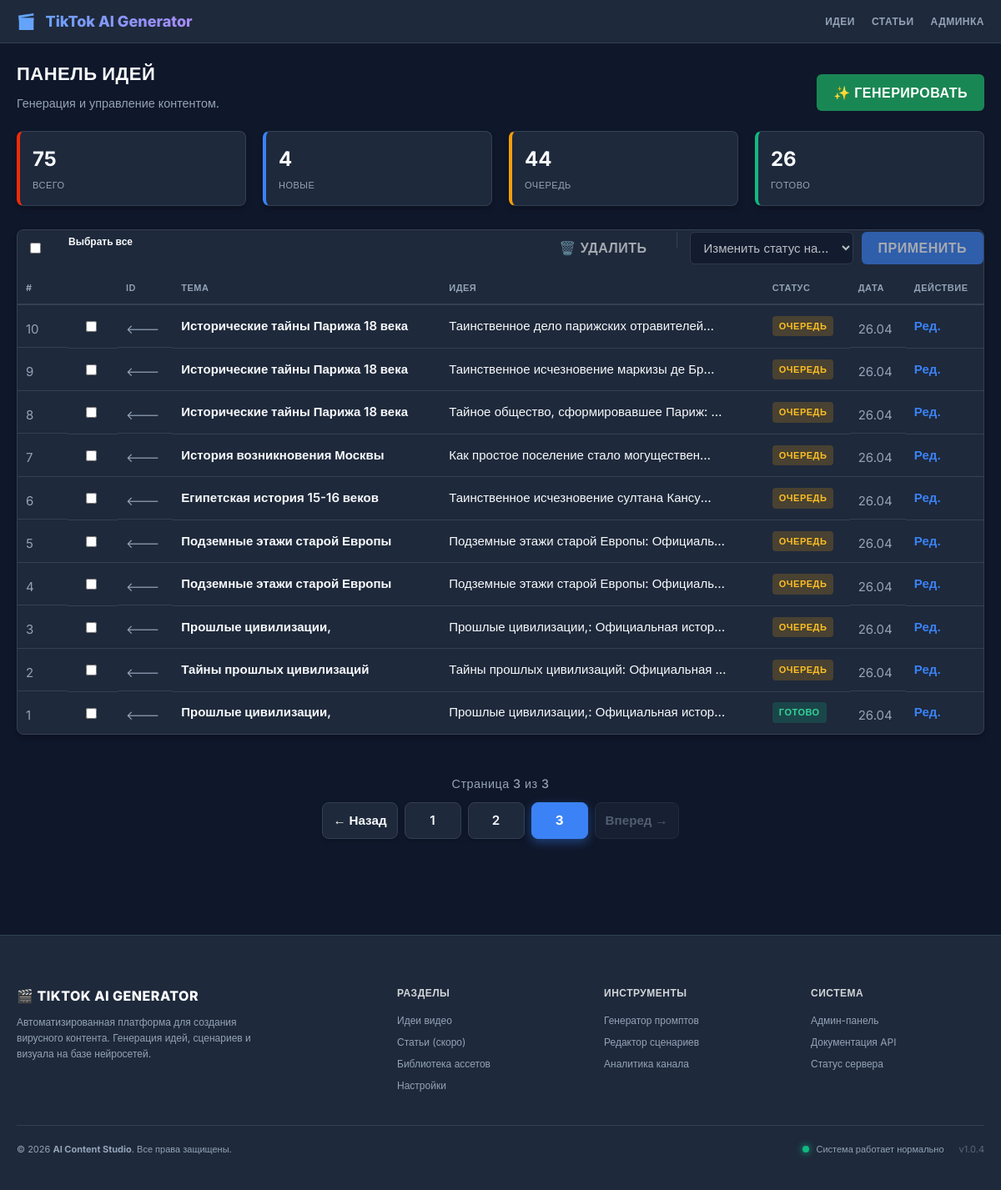
Page /topics/?page=3 on the earlier database version.
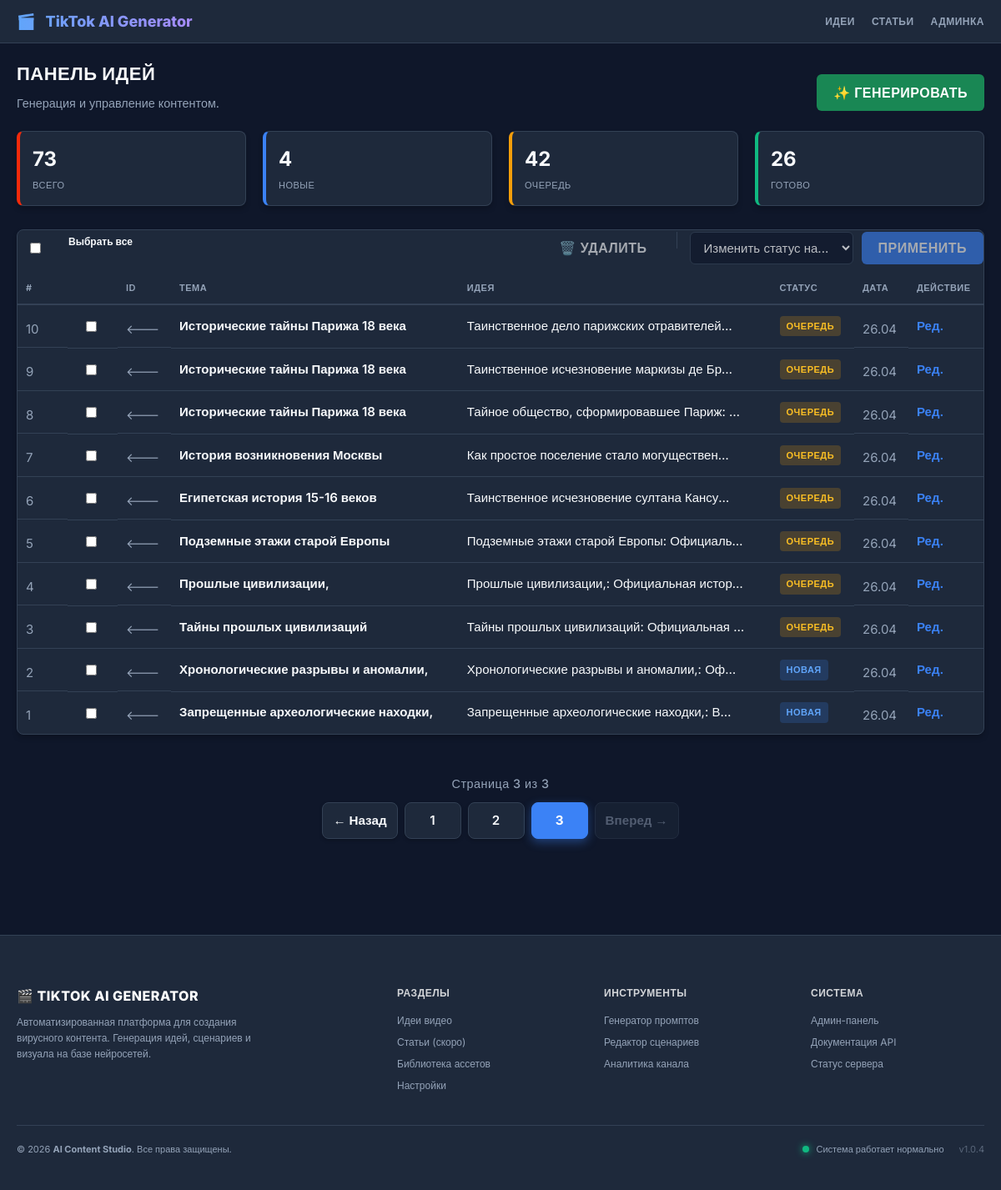
Same page on the later database version.
### topics/models.py (models this page shows, shortened)
class VideoProject(models.Model):
    STATUS_CHOICES = [
        ('pending', 'В очереди'),
        ('processing', 'Генерируется'),
        ('completed', 'Готово'),
        ('failed', 'Ошибка'),
    ]
    topic = models.CharField("Тема видео", max_length=255)
    angle = models.TextField(
        "Ракурс / Парадокс", help_text="Основная идея или технологический парадокс")
    notes = models.TextField(
        "Заметки / Факты", help_text="Детальные факты, даты, имена, вопросы для исследования")
    status = models.CharField("Статус", max_length=20,
                              choices=STATUS_CHOICES, default='pending')
    output_file = models.FileField(
        "Готовое видео", upload_to='videos/', null=True, blank=True)
    idea_style = models.CharField(
        "Код промпта", max_length=100, null=True, blank=True)
    created_at = models.DateTimeField("Дата создания", auto_now_add=True)
    updated_at = models.DateTimeField("Дата обновления", auto_now=True)
    class Meta:
        verbose_name = "Идея"
        verbose_name_plural = "Идеи"
        ordering = ['-created_at']

### topics/views.py (the view, shortened to what this page needs)
# urls.py: path('', views.article_dashboard, name='dashboard'),
def dashboard(request):
    stats = {
        'total': VideoProject.objects.count(),
        'new': VideoProject.objects.filter(status='new').count(),
        'pending': VideoProject.objects.filter(status='pending').count(),
        'done': VideoProject.objects.filter(status='completed').count(),
    }
    ideas = VideoProject.objects.all().order_by('-created_at')[:50]
    page_number = request.GET.get('page', 1)
    paginator = Paginator(ideas, 20)
    try:
        ideas_page = paginator.page(page_number)
    except PageNotAnInteger:
        ideas_page = paginator.page(1)
    except EmptyPage:
        ideas_page = paginator.page(paginator.num_pages)
    total_count = ideas.count()  # Общее количество идей
    per_page = 20                # Количество на странице
    start_num = total_count - ((ideas_page.number - 1) * per_page)
    count_on_page = len(ideas_page.object_list)
    end_num = start_num - count_on_page + 1
    if total_count == 0:
        start_num = 0
        end_num = 0
    row_numbers = range(start_num, end_num - 1, -1)
    ideas_with_numbers = zip(ideas_page.object_list, row_numbers)
    context = {
        'stats': stats,
        'ideas_with_numbers': ideas_with_numbers,
        'page_obj': ideas_page,
        'total_count': total_count,
        'start_num': start_num,
        'end_num': end_num,
    }
    return render(request, 'topics/dashboard.html', context)

### templates/topics/dashboard.html (shortened to what this page needs)
{% extends 'base.html' %}
{% block content %}
<div class="flex flex-between mb-2">
    <div>
        <h1>Панель идей</h1>
        <p class="text-muted">Генерация и управление контентом.</p>
    </div>
    <a href="{% url 'topics:generate' %}" class="btn btn-success">✨ Генерировать</a>
</div>
<div class="flex mb-2">
    <div class="card stat-card red">
        <span class="stat-value">{{ stats.total }}</span>
        <span class="stat-label">Всего</span>
    </div>
    <div class="card stat-card blue">
        <span class="stat-value">{{ stats.new }}</span>
        <span class="stat-label">Новые</span>
    </div>
    <div class="card stat-card orange">
        <span class="stat-value">{{ stats.pending }}</span>
        <span class="stat-label">Очередь</span>
    </div>
    <div class="card stat-card green">
        <span class="stat-value">{{ stats.done }}</span>
        <span class="stat-label">Готово</span>
    </div>
</div>
<form method="post" id="bulk-action-form">
    <div class="card" style="padding: 0;">
        <div class="flex flex-between mb-2">
            <div class="flex items-center">
                <input type="checkbox" id="select-all" class="form-control checkbox-fix">
                <label for="select-all" class="text-bold ml-1">Выбрать все</label>
            </div>
            <div class="flex items-center gap-2">
                <button type="submit" name="action" value="delete_selected" id="btn-delete" class="btn btn-outline" disabled onclick="return confirm('Вы уверены? Это действие нельзя отменить.');">
                    🗑️ Удалить
                </button>
                <select name="new_status" id="status-select" class="form-control" style="width: auto; min-width: 150px;" disabled>
                    <option value="" selected disabled>Изменить статус на...</option>
                </select>
                <button type="submit" name="action" value="change_status" id="btn-status" class="btn btn-primary" disabled>
                    Применить
                </button>
            </div>
        </div>
        <table class="table">
            <thead>
                <tr>
                    <th style="width: 40px;">#</th>
                    <th style="width: 40px;"></th>
                    <th>ID</th>
                    <th>Тема</th>
                    <th>Идея</th>
                    <th>Статус</th>
                    <th>Дата</th>
                    <th>Действие</th>
                </tr>
            </thead>
            <tbody>
                {% for idea, row_num in ideas_with_numbers %}
                <tr class="idea-row">
                    <td class="text-muted">{{ row_num }}</td>
                    <td style="text-align: center;">
                        <input type="checkbox" name="selected_ideas" value="{{ idea.id }}" class="idea-checkbox form-control">
                    </td>
                    <td class="text-muted"><---</td>
                    <td class="text-bold">{{ idea.topic }}</td>
                    <td>{{ idea.angle|truncatechars:40 }}</td>
                    <td>
                        {% if idea.status == 'new' %}
                            <span class="badge badge-new">Новая</span>
                        {% elif idea.status == 'pending' %}
                            <span class="badge badge-work">Очередь</span>
                        {% elif idea.status == 'processing' %}
                            <span class="badge badge-work">Генерируется</span>
                        {% elif idea.status == 'completed' %}
                            <span class="badge badge-done">Готово</span>
                        {% elif idea.status == 'failed' %}
                            <span class="badge" style="background: rgba(239, 68, 68, 0.2); color: #f87171;">Ошибка</span>
                        {% else %}
                            <span class="text-muted">{{ idea.status }}</span>
                        {% endif %}
                    </td>
                    <td class="text-muted">{{ idea.created_at|date:"d.m" }}</td>
                    <td><a href="{% url 'topics:project_edit' idea.id %}" class="text-bold" style="color: var(--accent-blue);">Ред.</a></td>
                </tr>
                {% empty %}
                <tr><td colspan="8" class="text-muted" style="text-align: center;">Список пуст</td></tr>
                {% endfor %}
            </tbody>
        </table>
    </div>
</form>
{% include 'topics/includes/pagination.html' %}
{% endblock %}

### templates/base.html (shortened to what this page needs)
{% load static %}
<!DOCTYPE html>
<html lang="ru">
<head>
    <link rel="stylesheet" href="{% static 'css/style.css' %}">
</head>
<body>
    {% include 'components/_nav.html' %}
    <div class="container">
        {% block content %}{% endblock %}
    </div>
    {% include 'components/_footer.html' %}
    {% load static %}
</body>
</html>

### templates/components/_nav.html
    <nav class="navbar">
        <div class="nav-content">
            <a href="/" class="nav-logo">
                <span>🎬</span> TikTok AI Generator
            </a>
            <div class="nav-links">
                <a href="{% url 'topics:dashboard' %}">Идеи</a>
                <a href="{% url 'article:dashboard' %}">Статьи</a>
                <a href="{% url 'admin:index' %}">Админка</a>
            </div>
        </div>
    </nav>

### templates/topics/includes/pagination.html
<div class="pagination-container mb-3">
    <span class="text-muted">
        Страница {{ page_obj.number }} из {{ page_obj.paginator.num_pages }}
    </span>
    <nav aria-label="Пагинация идей">
        <ul class="pagination justify-content-center">
            {% if page_obj.has_previous %}
                <li class="page-item">
                    <a class="page-link" href="?page={{ page_obj.previous_page_number }}">← Назад</a>
                </li>
            {% else %}
                <li class="page-item disabled">
                    <span class="page-link">← Назад</span>
                </li>
            {% endif %}
            {% for num in page_obj.paginator.page_range %}
                {% if page_obj.number == num %}
                    <li class="page-item active">
                        <span class="page-link">{{ num }}</span>
                    </li>
                {% elif num > page_obj.number|add:'-3' and num < page_obj.number|add:'3' %}
                    <li class="page-item">
                        <a class="page-link" href="?page={{ num }}">{{ num }}</a>
                    </li>
                {% endif %}
            {% endfor %}
            {% if page_obj.has_next %}
                <li class="page-item">
                    <a class="page-link" href="?page={{ page_obj.next_page_number }}">Вперед →</a>
                </li>
            {% else %}
                <li class="page-item disabled">
                    <span class="page-link">Вперед →</span>
                </li>
            {% endif %}
        </ul>
    </nav>
</div>

### templates/components/_footer.html
    <footer class="site-footer">
        <div class="container">
            <div class="footer-grid">
                <div class="footer-brand">
                    <h3>🎬 TikTok AI Generator</h3>
                    <p>Автоматизированная платформа для создания вирусного контента. Генерация идей, сценариев и визуала на базе нейросетей.</p>
                </div>
                <div class="footer-col">
                    <h4>Разделы</h4>
                    <ul>
                        <li><a href="{% url 'topics:dashboard' %}">Идеи видео</a></li>
                        <li><a href="#">Статьи (скоро)</a></li>
                        <li><a href="#">Библиотека ассетов</a></li>
                        <li><a href="#">Настройки</a></li>
                    </ul>
                </div>
                <div class="footer-col">
                    <h4>Инструменты</h4>
                    <ul>
                        <li><a href="#">Генератор промптов</a></li>
                        <li><a href="#">Редактор сценариев</a></li>
                        <li><a href="#">Аналитика канала</a></li>
                    </ul>
                </div>
                <div class="footer-col">
                    <h4>Система</h4>
                    <ul>
                        <li><a href="{% url 'admin:index' %}">Админ-панель</a></li>
                        <li><a href="#">Документация API</a></li>
                        <li><a href="#">Статус сервера</a></li>
                    </ul>
                </div>
            </div>
            <div class="footer-bottom">
                <div>
                    &copy; {% now "Y" %} <strong>AI Content Studio</strong>. Все права защищены.
                </div>
                <div class="footer-status">
                    <span class="status-dot"></span>
                    <span>Система работает нормально</span>
                    <span style="margin-left: 10px; opacity: 0.5;">v1.0.4</span>
                </div>
            </div>
        </div>
    </footer>

Differences in the rows shown:
removed VideoProject: row_num "4", topic "Подземные этажи старой Европы", angle "Подземные этажи старой Европы: Официаль…", status "ОЧЕРЕДЬ", created_at "26.04"
removed VideoProject: row_num "1", topic "Прошлые цивилизации,", angle "Прошлые цивилизации,: Официальная истор…", status "ГОТОВО", created_at "26.04"
computed for VideoProject "Прошлые цивилизации,": row_num "3" → "4"
computed for VideoProject "Тайны прошлых цивилизаций": row_num "2" → "3"
now on this page (row unchanged): VideoProject: row_num "2", topic "Хронологические разрывы и аномалии,", angle "Хронологические разрывы и аномалии,: Оф…", status "НОВАЯ", created_at "26.04"
now on this page (row unchanged): VideoProject: row_num "1", topic "Запрещенные археологические находки,", angle "Запрещенные археологические находки,: В…", status "НОВАЯ", created_at "26.04"
Other differences:
{{ stats.total }}: "75" → "73"
{{ stats.pending }}: "44" → "42"
